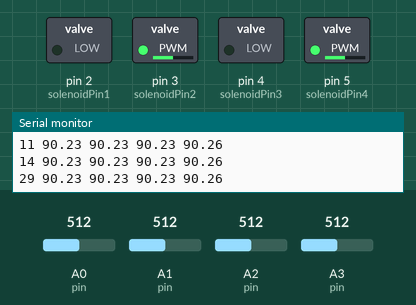
Recording of a sketch running on a simulated Arduino Uno, built with avr-gcc and run on an emulated ATmega328P. Parts: switched loads named in the sketch (green lamp = pin HIGH), the last lines printed to the serial monitor. The inputs (shaded band) are chosen by the test bench; at power-on: A0 (pin) = 512, A1 (pin) = 512, A2 (pin) = 512, A3 (pin) = 512.

Above: at 0.1 s.
At 3.2 s:
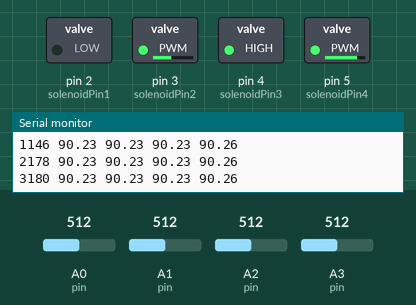
At 7.2 s:
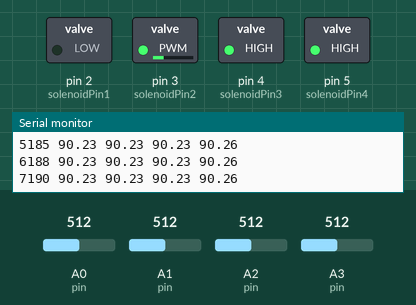
At 12.3 s:
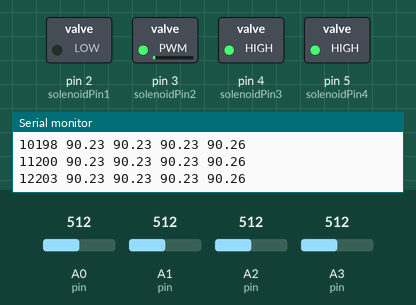
At 22.3 s:
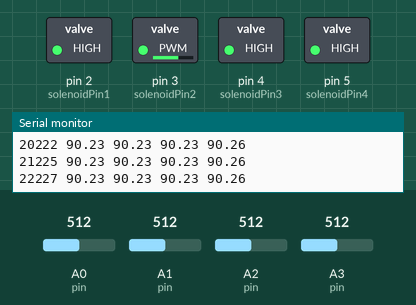
At 24.3 s:
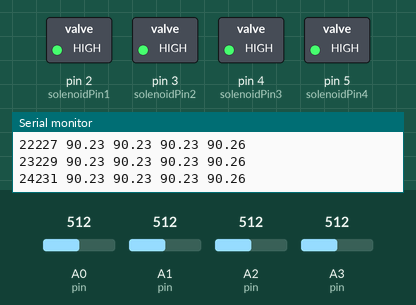
Timing chart, 0 to 25.8 s (numbered marks = the images above):
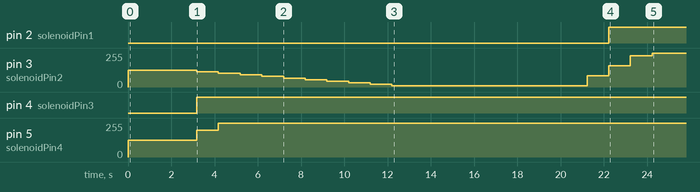

Measured:
- by itself, pin 2 (solenoidPin1): LOW → HIGH at 22.2 s
- by itself, pin 4 (solenoidPin3): LOW → HIGH at 3.2 s
- by itself, pin 5 (solenoidPin4): 127/255 → 202/255 at 3.2 s, → 255/255 1.0 s later
- by itself, pin 3 (solenoidPin2): 127/255 → 115/255 at 3.2 s, → 103/255 1.0 s later, → 91/255 1.0 s later, → 79/255 1.0 s later, … (14 changes in this stretch)

The sketch:

position_control_multiple.ino
```cpp
#include <List.hpp>
/*===========================================================     Header     ==============================================================

  Katelyn Rosethorn M.
  Created: Monday, October 9th
  Updated: Thursday, October 12th

  This file serves to reduce the voltage-divider reading sketches to a setup that can more easily output to motors with an update_sensors() and get_resistance() function

  Instructions:
    - To add a sensor, update number_of_sensors on line 40 and add it in a similar fashion to others in Sensor_Init()

/*=========================================================   Device Setup   =============================================================*/


const int MAX_WINDOW_SIZE = 15;         // the size of the moving window of voltages we are reading from the sensor
const int voltage_in = 5;               // 5V voltage_in
const float sensor_to_5V = 5.0 / 1023;  //scalar to scale analogRead output to 0 to 5V scale

//int POTpin1 = A5; //The following two pins are for reading the potentiometer readings to control arm for now
//int POTpin2 = A6;
int solenoidPin1 = 2; //The following 4 pins are for the power of which we control the solenoids
int solenoidPin2 = 3;
int solenoidPin3 = 4;
int solenoidPin4 = 5;
int S0 = A0;
int S1 = A1;
int S2 = A2;
int S3 = A3;


int solenoid_command0 = 255/2;
int solenoid_command1 = 255/2;

float desired_position0;
float desired_position1;
float position_error0;
float sensed_position0;
float position_error1;
float sensed_position1;
float desired_position00 = -4.0;
float desired_position01 = 25.0;
float desired_position10 = 25.0;
float desired_position11 = 25.0;
float desired_position20 = 0.0;
float desired_position21 = 25.0;
float desired_position30 = -4.0;
float desired_position31 = 0.0;

float last_position0;
float last_position1;

float d_position0;
float d_position1;

float dt;

unsigned long last_millis;
unsigned long current_millis;

int minimum_solenoid_value = 10;

float p_gain = 3.0;
float d_gain = 0.02;

typedef struct Sensor {
  /*
    Description:
      Sensors are stored as "structs", with editible inputs name and pin.
    Variables:
      *name: char array                 Sensor's name
      pin: int                          Arduino pin the resistance is read from, ie Vout
      voltage_window: List <float>      window used to store voltages
      voltage_sum: float                value used to hold the sum over n measurements
      resistance: float                 holds the resistance of the sensor; updated every n measurements
  */
  char *name = "";
  int pin = A0;
  float resistor_known = 90; //ohms
  List<float> voltage_window;
  float voltage_sum = 0;
  float resistance = 0.0;
};

const int number_of_sensors = 4;
Sensor Sensors[number_of_sensors];
void Sensor_Init() {
  Sensors[0].name = "Sensor 1";
  Sensors[0].pin = A0;
  Sensors[0].resistor_known = 90.05;

  Sensors[1].name = "Sensor 3";
  Sensors[1].pin = A1;
  Sensors[1].resistor_known = 90.05;

  Sensors[2].name = "Sensor 5";
  Sensors[2].pin = A2;
  Sensors[2].resistor_known = 90.05;

  Sensors[3].name = "Sensor 7";
  Sensors[3].pin = A3;
  Sensors[3].resistor_known = 90.08;

  calibrate_devices();
}

/*=========================================================   Helper Functions   ===========================================================*/

bool calibrated = false; // true if calibration has been run

float get_voltage(int pin){
  /**
  Description:
    Returns the voltage from the given pin
  Arguments:
    @param pin: int        the pin to read voltage from
  Returns:
    @return :float         the voltage from given pin
  */
  return analogRead(pin) * sensor_to_5V;
}

float calc_resistance(float voltage_out, float resistor_known) {
  /**
  Description:
    Returns the resistance, calculated from Vout of the corresponding pin
  Arguments:
    @param voltage_out: float         voltage read from a sensor
    @param resistor_known: float      known resistor in the sensor
  Returns:
    @return resistance: float         resistance calculated from V_out
  */
  float resistance = 0;
  resistance = (voltage_out*resistor_known) / (voltage_in - voltage_out);
  return resistance;
}

int measurements = 0;
void update_sensors() {
  /*
  Description:
    Should be called every loop iteration for ideal measurements. Updates the sensors' voltage_window and voltage_sum
    and calls calc_resistance() if the sensors have been calibrated
  */
  for(int i=0; i < number_of_sensors; i++) {
    float voltage = get_voltage(Sensors[i].pin);
    Sensors[i].voltage_window.add(voltage);
    Sensors[i].voltage_sum += voltage;
    if (calibrated) {
      Sensors[i].voltage_sum -= Sensors[i].voltage_window[0];
      Sensors[i].voltage_window.removeFirst();
      Sensors[i].resistance = calc_resistance(Sensors[i].voltage_sum / MAX_WINDOW_SIZE, Sensors[i].resistor_known);
      // Sensors[i].resistance = voltage;
    }
  }
}

String debug(){
  /**
  Description:
    returns a column-formatted string of the sensor resistance values
  */
  long t = millis();
  String debug_string = String(t);
  for (int i=0; i < number_of_sensors; i++) {
    debug_string = debug_string + " " + String(Sensors[i].resistance);
  }
  return debug_string;
}

/* Take in a string in format [2.343, 16.024392] and return the position as a float */
float get_sensed_position(String response, int which_position) {
  char input[response.length() + 1];
  response.toCharArray(input, sizeof(input));
  float values[2];
  char *bracketStart = strchr(input, '[');
  char *bracketEnd = strchr(input, ']');
  if (bracketStart && bracketEnd) {
    *bracketEnd = '\0';
    bracketStart = bracketStart + 1;
  } else {
    return ;
  }

  char *token = strtok(bracketStart, " ");
  int index = 0;
  while (token != NULL && index < 2) {
    values[index++] = atof(token);
    token = strtok(NULL, " ");
  }

  return values[which_position];
}


/*=============================================================   Initialization  ========================================================*/

void calibrate_sensors() {
  for (int i=0; i < MAX_WINDOW_SIZE; i++){
    update_sensors();
  }
}

void calibrate_devices() {
  calibrate_sensors();
  calibrated = true;
}

void setup() {
  Serial.begin(9600);
  Sensor_Init();
  analogWrite(solenoidPin1, solenoid_command0);
  analogWrite(solenoidPin2, solenoid_command0);
  analogWrite(solenoidPin3, solenoid_command1);
  analogWrite(solenoidPin4, solenoid_command1);

  // delay(10000);

  for(int i = 0; i < 41; i = i + 1) {
    /* Get sensor readings */
    update_sensors();

    /* Send sensor readings to the Python script running on the computer */
    Serial.print(debug());
    Serial.println();

  }

  /* Turn sensor readings into position readings using LSTM model on computer */
  while (!Serial.available() == 0) {

  }
  String response = Serial.readStringUntil('\n');

  /* We will determine sensed_position0 and sensed_position0 from response with a function */
  sensed_position0 = get_sensed_position(response, 0);
  sensed_position1 = get_sensed_position(response, 1);

}

/*=============================================================   Loop   ====================================================================*/

void loop() {

  last_position0 = sensed_position0;
  last_position1 = sensed_position1;

  last_millis = current_millis;
  current_millis = millis();

  if (current_millis < 20000) {
    desired_position0 = desired_position00;
    desired_position1 = desired_position01;
  } else if (current_millis > 20000 && current_millis < 40000) {
    desired_position0 = desired_position10;
    desired_position1 = desired_position11;
  } else if (current_millis > 40000 && current_millis < 60000) {
    desired_position0 = desired_position20;
    desired_position1 = desired_position21;
  } else {
    desired_position0 = desired_position30;
    desired_position1 = desired_position31;
  }


  dt = float((current_millis - last_millis)/1000);

  /* Get sensor readings */
  update_sensors();

  /* Send sensor readings to the Python script running on the computer */
  Serial.print(debug());
  Serial.println();

  /* Turn sensor readings into position readings using LSTM model on computer */
  while (!Serial.available() == 0) {

  }
  String response = Serial.readStringUntil('\n');

  sensed_position0 = get_sensed_position(response, 0);
  sensed_position1 = get_sensed_position(response, 1);

  /* Calculate position error and desired position */
  position_error0 = sensed_position0 - desired_position0;
  position_error1 = sensed_position1 - desired_position1;

  /* Calculate error of derivative of position.
     Note: We always want derivative 0 (for this application) so d_position is the same as the error */
  d_position0 = (sensed_position0 - last_position0)/dt;
  d_position1 = (sensed_position1 - last_position1)/dt;

  /* Calculate new command to send to solenoids */
  solenoid_command0 = solenoid_command0 - (int)position_error0*p_gain;
  solenoid_command1 = solenoid_command1 - (int)position_error1*p_gain;

  // Uncomment this and comment out the last two lines if you want to use the derivative gain
  /*
  solenoid_command0 = solenoid_command0 + (int)(position_error0*p_gain + d_position0*d_gain);
  solenoid_command1 = solenoid_command1 + (int)(position_error1*p_gain + d_position1*d_gain);
  */

  /* Condition the solenoid commands -- keep them within the range [minimum_solenoid_value, 255] */
  if (solenoid_command0 < minimum_solenoid_value) {
    solenoid_command0 = minimum_solenoid_value;
  }

  if (solenoid_command1 < minimum_solenoid_value) {
    solenoid_command1 = minimum_solenoid_value;
  }

  if (solenoid_command0 > 255) {
    solenoid_command0 = 255;
  }

  if (solenoid_command1 > 255) {
    solenoid_command1 = 255;
  }

  /* Write our new commands to the solenoids! */
  analogWrite(solenoidPin1, solenoid_command0);
  analogWrite(solenoidPin2, solenoid_command0);
  analogWrite(solenoidPin3, solenoid_command1);
  analogWrite(solenoidPin4, solenoid_command1);
}
```
